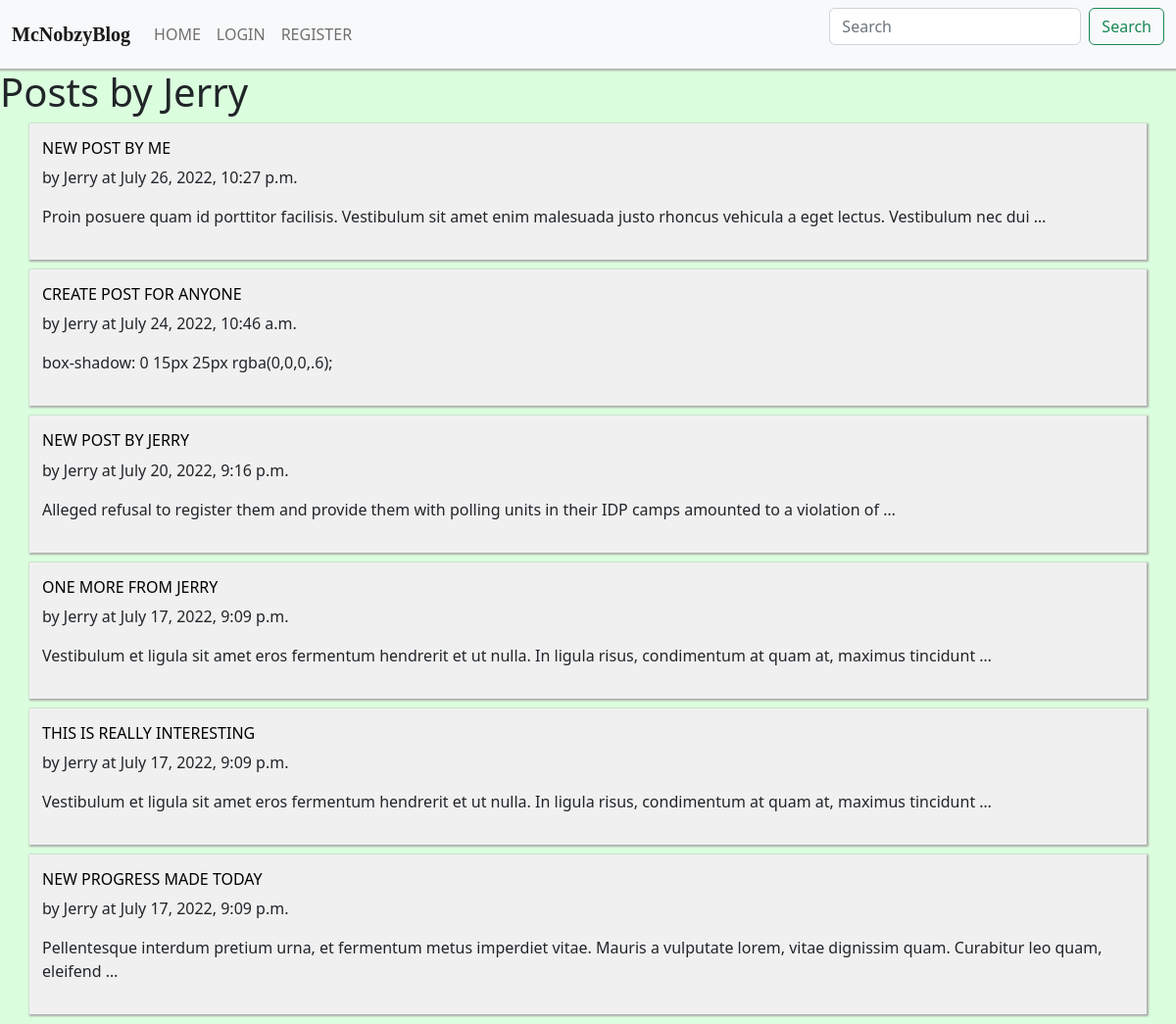
The page /author/3/Jerry on the database as committed earlier.
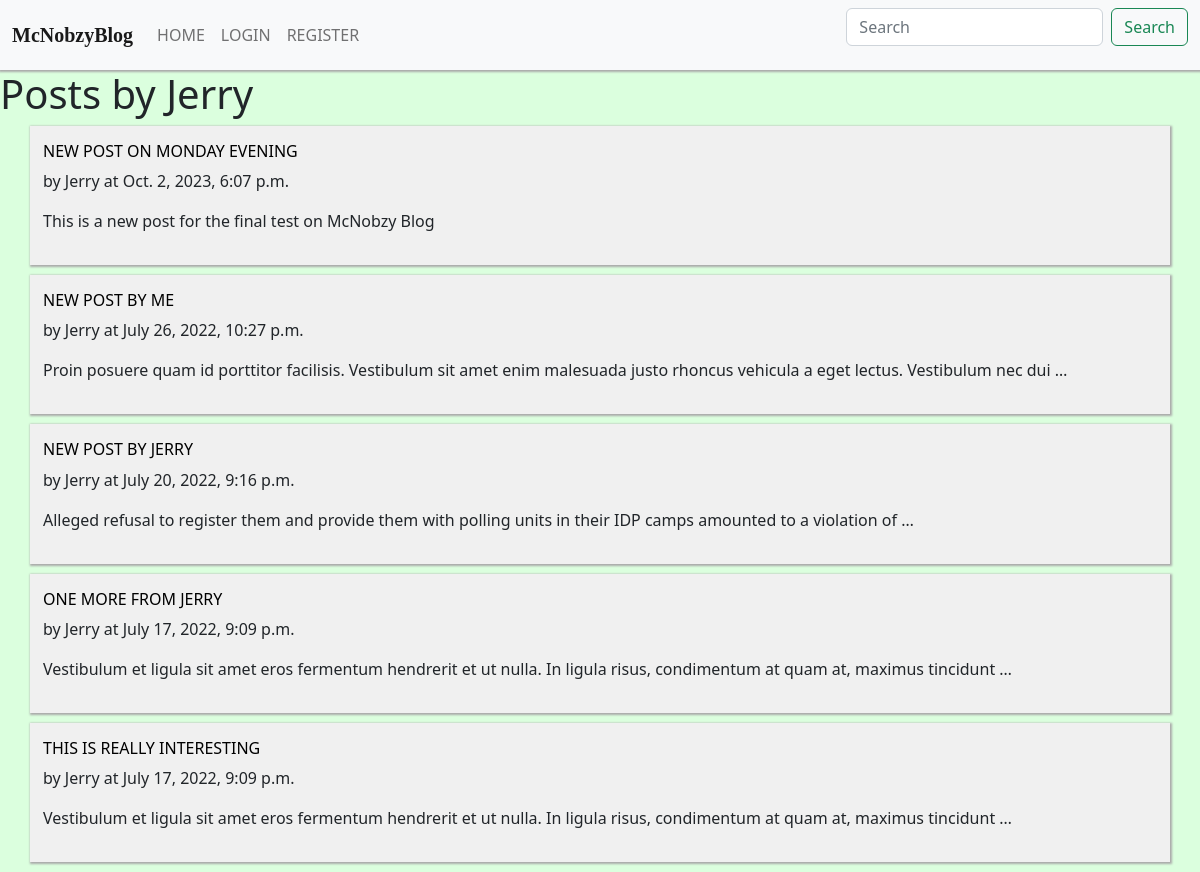
The same page on the database as committed later.
### posts/models.py (models this page shows, shortened)
class Post(models.Model):
    title = models.CharField(max_length=100000)
    body = models.CharField(max_length=1000000000)
    author = models.ForeignKey(User, on_delete=models.CASCADE)
    posted_at = models.DateTimeField(default=datetime.now, blank=True)
    post_image = models.ImageField(null=True, blank=True, upload_to="images/")

### posts/views.py (the view)
# urls.py: path('author/<str:pk>/<str:name>', views.postAuthor, name='postAuthor'),
def postAuthor(request, pk, name):
    posts = Post.objects.all().filter(author__exact=pk)
    user = User.objects.get(id=pk)
    name = user.username
    author_data = {
        'posts':posts,
        'name':name
    }
    return render(request, 'postAuthor.html', {'author_data':author_data})

### templates/postAuthor.html (shortened to what this page needs)
{% load static %}
<html>
    <link href="{% static 'css/bootstrap.min.css' %}" rel="stylesheet">
    <link href="{% static 'icons/css/font-awesome.min.css' %}" rel="stylesheet">
<body>
{% include 'header.html' %}
    <h1>Posts by {{author_data.name}}</h1>
    {% for post in author_data.posts reversed %}
        <section class="container posts">
            <a href="/post/{{post.id}}"><h2>{{post.title}}</h2></a>
            <p>by <bold>{{post.author}} at {{post.posted_at}}</p>
            <p>{{post.body|truncatewords:20}}</p>
        </section>
    {% endfor %}
</body>
</html>

### templates/header.html (shortened to what this page needs)
<nav class="navbar navbar-expand-lg bg-light">
    <div class="container-fluid">
      <a class="navbar-brand" href="/">McNobzyBlog</a>
      <div class="collapse navbar-collapse" id="navbarSupportedContent">
        <ul class="navbar-nav me-auto mb-2 mb-lg-0">
          <li class="nav-item">
            <a class="nav-link" aria-current="page" href="/">Home</a>
          </li>
          {% if user.is_authenticated %}
            <li class="nav-item">
              <a class="nav-link" href="/create">Create Post</a>
            </li>
            {% else %}
            <li class="nav-item">
              <a class="nav-link" href="/login">Login</a>
            </li>
            <li class="nav-item">
              <a class="nav-link" href="/register">Register</a>
            </li>
            {% endif %}
        </ul>
        <form class="d-flex" role="search" method="POST" action="search">
          <input class="form-control me-2" type="search" placeholder="Search" name="search_bar" aria-label="Search">
          <button class="btn btn-outline-success" type="submit">Search</button>
        </form>
      </div>
    </div>
  </nav>

### templates/postAuthor.html (style rules this page uses)
section { width: 75%; padding:15px; border-bottom: 20px; }
.posts { border: 1px solid #f0f0f0; background-color: #f0f0f0; margin-bottom: 10px; box-shadow: 0.5px 0.5px 2px 1px #aaa; }
.posts h2 { text-transform: uppercase; color: black; font-size: 16px; }
.posts a { text-decoration: none; }

### templates/header.html (style rules this page uses)
body { background-color: #dbffde; }
.navbar { box-shadow: 0.5px 0.5px 2px 1.5px #aaa; }
.navbar li { text-transform: uppercase; font-weight: 400; }
.navbar-brand { font-weight: 900; font-family: 'Monotype Corsiva'; }

Rows that differ between the two databases and show on the page:
removed Post: title "CREATE POST FOR ANYONE", author "Jerry", posted_at "July 24, 2022, 10:46 a.m.", body "box-shadow: 0 15px 25px rgba(0,0,0,.6);"
removed Post: title "NEW PROGRESS MADE TODAY", author "Jerry", posted_at "July 17, 2022, 9:09 p.m.", body "Pellentesque interdum pretium urna, et fermentum metus imperdiet vitae. Mauris a vulputate lorem, vitae dignissim quam. Curabitur leo quam, eleifend …"
added Post: title "NEW POST ON MONDAY EVENING", author "Jerry", posted_at "Oct. 2, 2023, 6:07 p.m.", body "This is a new post for the final test on McNobzy Blog"
